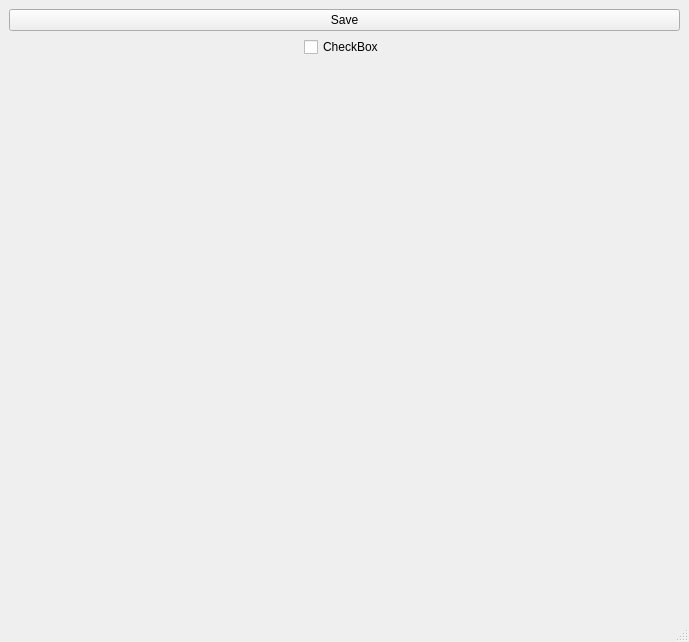
<?xml version="1.0" encoding="UTF-8"?>
<ui version="4.0">
 <class>MainWindow</class>
 <widget class="QMainWindow" name="MainWindow">
  <property name="geometry">
   <rect>
    <x>0</x>
    <y>0</y>
    <width>689</width>
    <height>642</height>
   </rect>
  </property>
  <property name="windowTitle">
   <string>MainWindow</string>
  </property>
  <widget class="QWidget" name="centralwidget">
   <layout class="QGridLayout" name="gridLayout">
    <item row="0" column="0">
     <layout class="QVBoxLayout" name="verticalLayout">
      <item>
       <widget class="QPushButton" name="save_pb">
        <property name="text">
         <string>Save</string>
        </property>
       </widget>
      </item>
      <item alignment="Qt::AlignHCenter|Qt::AlignTop">
       <widget class="QCheckBox" name="checkit">
        <property name="text">
         <string>CheckBox</string>
        </property>
       </widget>
      </item>
     </layout>
    </item>
   </layout>
  </widget>
  <widget class="QMenuBar" name="menubar">
   <property name="geometry">
    <rect>
     <x>0</x>
     <y>0</y>
     <width>689</width>
     <height>26</height>
    </rect>
   </property>
  </widget>
  <widget class="QStatusBar" name="statusbar"/>
 </widget>
 <resources/>
 <connections/>
</ui>
